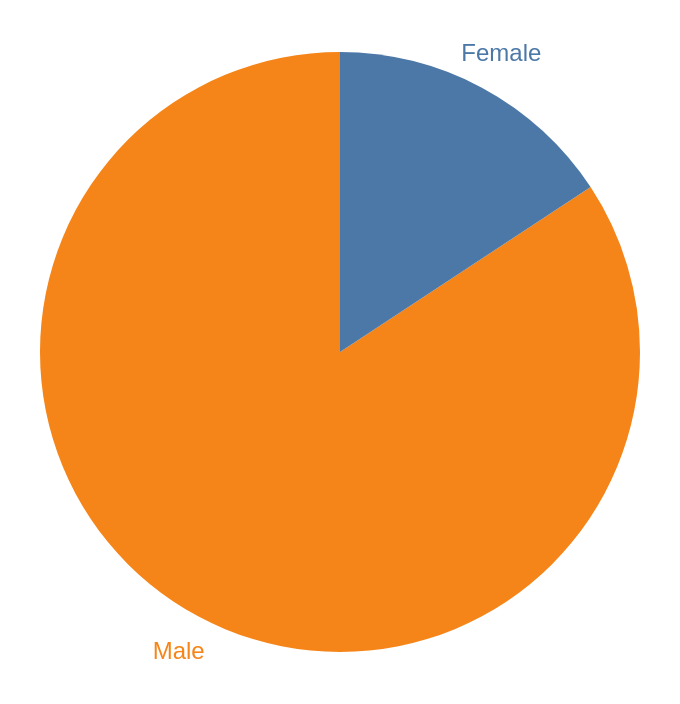
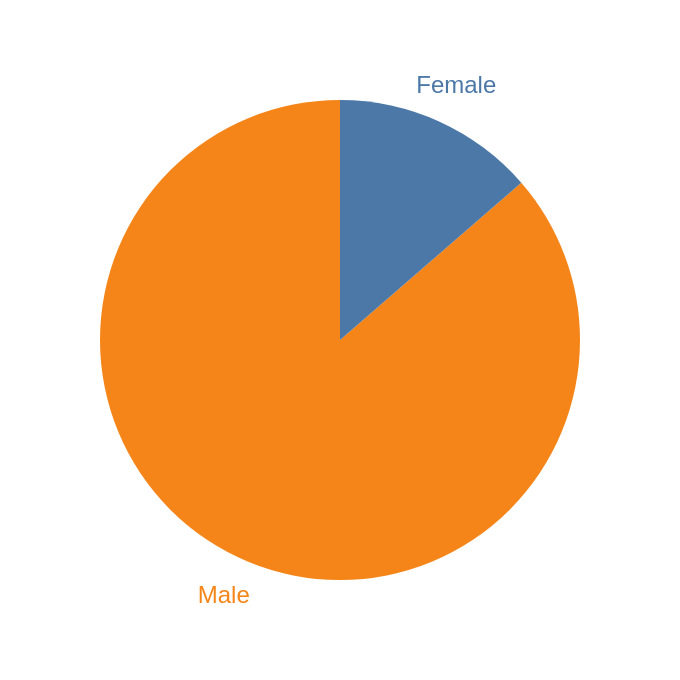
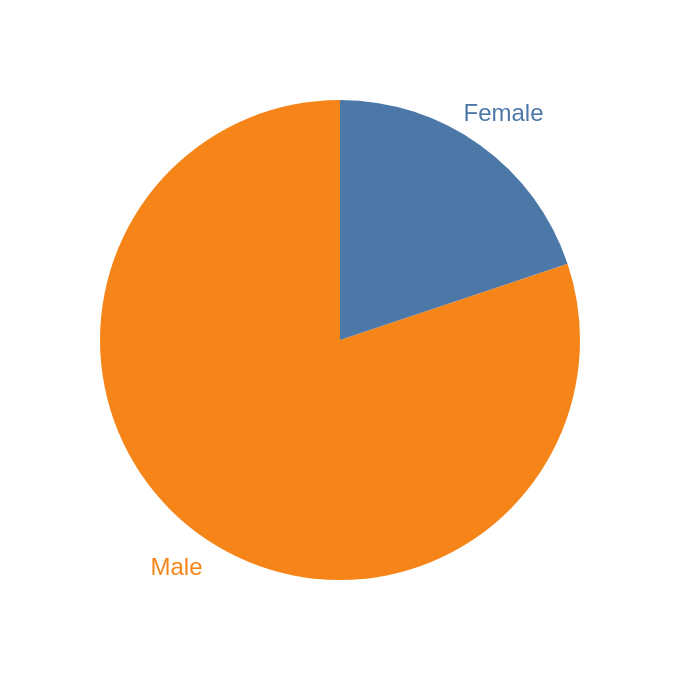

The notebook cell these images were saved under, in order:
### Code cell
#| label: fig-total-gender
#| fig-align: center
#| layout: [[1], [1, 1]]
#| fig-cap: "Number of parliamentarians by gender (1901 – present)"
#| fig-subcap: 
#|   - "Both houses"
#|   - "House of Representatives"
#|   - "Senate"

# Create the base chart
gender_base = alt.Chart().encode(
    theta=alt.Theta("count").stack(True),
    color=alt.Color("Gender").legend(None),
    tooltip=[alt.Tooltip("count", title="number of parliamentarians"), alt.Tooltip("Gender", title="gender")]
).properties(width="container")

# Both houses
total_base = gender_base.properties(data=gender_total)
# Create the pie segments
total_pie = total_base.mark_arc()
# Create the text labels
total_text = total_base.mark_text(radius=170, size=12).encode(text="Gender:N")
# Combine pie and labels
chart_total = alt.layer(total_pie, total_text, padding=20)

# House of Reps
house_base = gender_base.properties(data=gender_house)
house_pie = house_base.mark_arc(outerRadius=120)
house_text = house_base.mark_text(radius=140, size=12).encode(text="Gender:N")
chart_house = alt.layer(house_pie, house_text, padding=20)

# Senate
senate_base = gender_base.properties(data=gender_senate)
senate_pie = senate_base.mark_arc(outerRadius=120)
senate_text = senate_base.mark_text(radius=140, size=12).encode(text="Gender:N")
chart_senate = alt.layer(senate_pie, senate_text, padding=20)

# Need to display all charts together like this for Quarto to lay them out
display(chart_total, chart_house, chart_senate)

### Figure 1 — Vega-Lite specification as saved in the notebook (floating-point values rounded to 4 significant figures)
{"config": {"view": {"continuousWidth": 300, "continuousHeight": 300}}, "layer": [{"mark": {"type": "arc"}, "encoding": {"color": {"field": "Gender", "legend": null, "type": "nominal"}, "theta": {"field": "count", "stack": true, "type": "quantitative"}, "tooltip": [{"field": "count", "title": "number of parliamentarians", "type": "quantitative"}, {"field": "Gender", "title": "gender", "type": "nominal"}]}}, {"mark": {"type": "text", "radius": 170, "size": 12}, "encoding": {"color": {"field": "Gender", "legend": null, "type": "nominal"}, "text": {"field": "Gender", "type": "nominal"}, "theta": {"field": "count", "stack": true, "type": "quantitative"}, "tooltip": [{"field": "count", "title": "number of parliamentarians", "type": "quantitative"}, {"field": "Gender", "title": "gender", "type": "nominal"}]}}], "data": {"name": "data-053f2c25dd97278dc815c04e930d5348"}, "padding": 20, "width": "container", "$schema": "https://vega.github.io/schema/vega-lite/v6.4.1.json", "datasets": {"data-053f2c25dd97278dc815c04e930d5348": [{"Gender": "Male", "count": 1585}, {"Gender": "Female", "count": 296}]}}

### Figure 2 — Vega-Lite specification as saved in the notebook (floating-point values rounded to 4 significant figures)
{"config": {"view": {"continuousWidth": 300, "continuousHeight": 300}}, "layer": [{"mark": {"type": "arc", "outerRadius": 120}, "encoding": {"color": {"field": "Gender", "legend": null, "type": "nominal"}, "theta": {"field": "count", "stack": true, "type": "quantitative"}, "tooltip": [{"field": "count", "title": "number of parliamentarians", "type": "quantitative"}, {"field": "Gender", "title": "gender", "type": "nominal"}]}}, {"mark": {"type": "text", "radius": 140, "size": 12}, "encoding": {"color": {"field": "Gender", "legend": null, "type": "nominal"}, "text": {"field": "Gender", "type": "nominal"}, "theta": {"field": "count", "stack": true, "type": "quantitative"}, "tooltip": [{"field": "count", "title": "number of parliamentarians", "type": "quantitative"}, {"field": "Gender", "title": "gender", "type": "nominal"}]}}], "data": {"name": "data-40a39b1c3aa2705ba12bb5cd80455323"}, "padding": 20, "width": "container", "$schema": "https://vega.github.io/schema/vega-lite/v6.4.1.json", "datasets": {"data-40a39b1c3aa2705ba12bb5cd80455323": [{"Gender": "Male", "count": 1103}, {"Gender": "Female", "count": 174}]}}

### Figure 3 — Vega-Lite specification as saved in the notebook (floating-point values rounded to 4 significant figures)
{"config": {"view": {"continuousWidth": 300, "continuousHeight": 300}}, "layer": [{"mark": {"type": "arc", "outerRadius": 120}, "encoding": {"color": {"field": "Gender", "legend": null, "type": "nominal"}, "theta": {"field": "count", "stack": true, "type": "quantitative"}, "tooltip": [{"field": "count", "title": "number of parliamentarians", "type": "quantitative"}, {"field": "Gender", "title": "gender", "type": "nominal"}]}}, {"mark": {"type": "text", "radius": 140, "size": 12}, "encoding": {"color": {"field": "Gender", "legend": null, "type": "nominal"}, "text": {"field": "Gender", "type": "nominal"}, "theta": {"field": "count", "stack": true, "type": "quantitative"}, "tooltip": [{"field": "count", "title": "number of parliamentarians", "type": "quantitative"}, {"field": "Gender", "title": "gender", "type": "nominal"}]}}], "data": {"name": "data-08dfea4e1d2426fb82e87ef5521e7e16"}, "padding": 20, "width": "container", "$schema": "https://vega.github.io/schema/vega-lite/v6.4.1.json", "datasets": {"data-08dfea4e1d2426fb82e87ef5521e7e16": [{"Gender": "Male", "count": 529}, {"Gender": "Female", "count": 131}]}}
